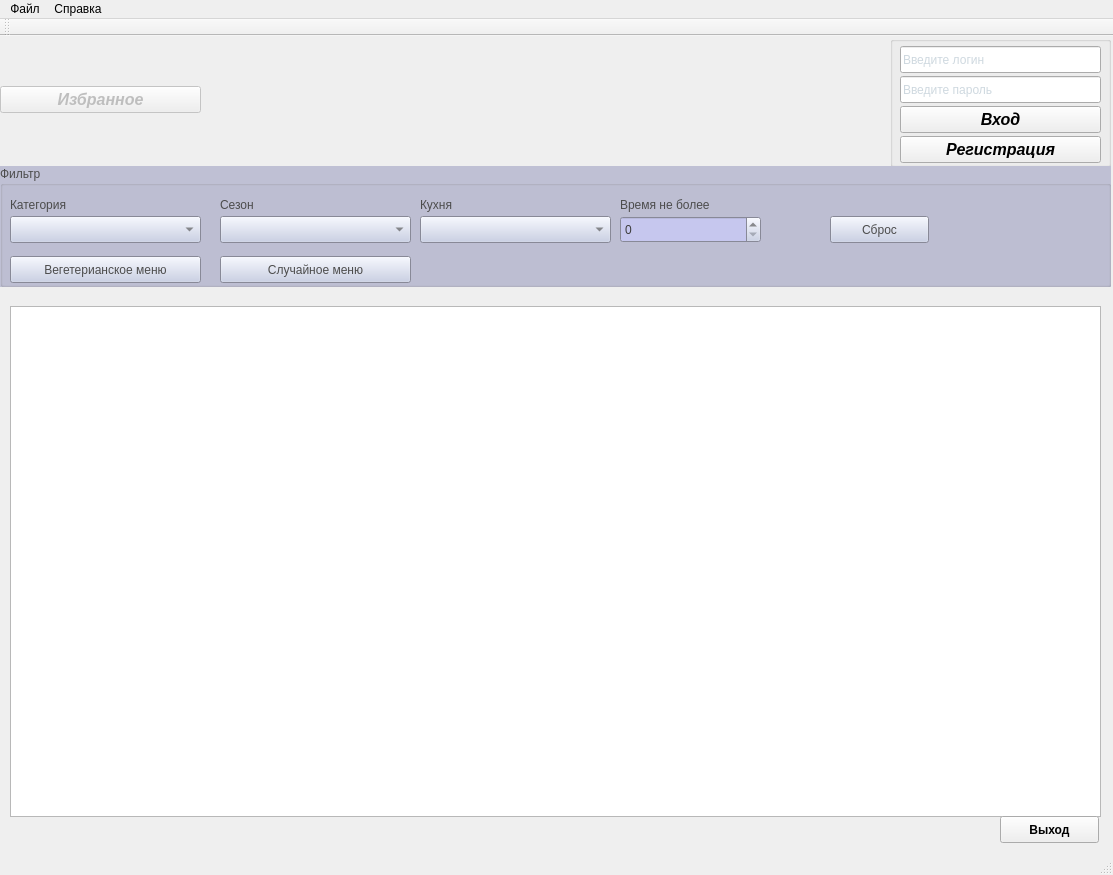
<?xml version="1.0" encoding="UTF-8"?>
<ui version="4.0">
 <class>MainWindow</class>
 <widget class="QMainWindow" name="MainWindow">
  <property name="geometry">
   <rect>
    <x>0</x>
    <y>0</y>
    <width>1113</width>
    <height>875</height>
   </rect>
  </property>
  <property name="windowTitle">
   <string>MainWindow</string>
  </property>
  <widget class="QWidget" name="centralWidget">
   <widget class="QPushButton" name="favorite_pushButton">
    <property name="enabled">
     <bool>false</bool>
    </property>
    <property name="geometry">
     <rect>
      <x>0</x>
      <y>50</y>
      <width>201</width>
      <height>27</height>
     </rect>
    </property>
    <property name="font">
     <font>
      <family>Arial</family>
      <pointsize>12</pointsize>
      <weight>75</weight>
      <italic>true</italic>
      <bold>true</bold>
      <underline>false</underline>
     </font>
    </property>
    <property name="layoutDirection">
     <enum>Qt::LeftToRight</enum>
    </property>
    <property name="text">
     <string>Избранное</string>
    </property>
    <property name="checkable">
     <bool>true</bool>
    </property>
   </widget>
   <widget class="QStackedWidget" name="login_stackedWidget">
    <property name="geometry">
     <rect>
      <x>880</x>
      <y>0</y>
      <width>231</width>
      <height>131</height>
     </rect>
    </property>
    <property name="currentIndex">
     <number>0</number>
    </property>
    <widget class="QWidget" name="page">
     <widget class="QGroupBox" name="groupBox">
      <property name="geometry">
       <rect>
        <x>10</x>
        <y>0</y>
        <width>221</width>
        <height>131</height>
       </rect>
      </property>
      <property name="title">
       <string/>
      </property>
      <widget class="QPushButton" name="login_pushButton">
       <property name="geometry">
        <rect>
         <x>10</x>
         <y>70</y>
         <width>201</width>
         <height>27</height>
        </rect>
       </property>
       <property name="font">
        <font>
         <family>Arial</family>
         <pointsize>12</pointsize>
         <weight>75</weight>
         <italic>true</italic>
         <bold>true</bold>
         <underline>false</underline>
        </font>
       </property>
       <property name="layoutDirection">
        <enum>Qt::LeftToRight</enum>
       </property>
       <property name="text">
        <string>Вход</string>
       </property>
      </widget>
      <widget class="QPushButton" name="register_pushButton">
       <property name="geometry">
        <rect>
         <x>10</x>
         <y>100</y>
         <width>201</width>
         <height>27</height>
        </rect>
       </property>
       <property name="font">
        <font>
         <family>Arial</family>
         <pointsize>12</pointsize>
         <weight>75</weight>
         <italic>true</italic>
         <bold>true</bold>
         <underline>false</underline>
        </font>
       </property>
       <property name="text">
        <string>Регистрация</string>
       </property>
       <property name="flat">
        <bool>false</bool>
       </property>
      </widget>
      <widget class="QLineEdit" name="login_lineEdit">
       <property name="geometry">
        <rect>
         <x>10</x>
         <y>10</y>
         <width>201</width>
         <height>27</height>
        </rect>
       </property>
       <property name="palette">
        <palette>
         <active>
          <colorrole role="Text">
           <brush brushstyle="SolidPattern">
            <color alpha="255">
             <red>157</red>
             <green>178</green>
             <blue>191</blue>
            </color>
           </brush>
          </colorrole>
         </active>
         <inactive>
          <colorrole role="Text">
           <brush brushstyle="SolidPattern">
            <color alpha="255">
             <red>157</red>
             <green>178</green>
             <blue>191</blue>
            </color>
           </brush>
          </colorrole>
         </inactive>
         <disabled>
          <colorrole role="Text">
           <brush brushstyle="SolidPattern">
            <color alpha="255">
             <red>159</red>
             <green>158</green>
             <blue>158</blue>
            </color>
           </brush>
          </colorrole>
         </disabled>
        </palette>
       </property>
       <property name="text">
        <string/>
       </property>
       <property name="placeholderText">
        <string>Введите логин</string>
       </property>
      </widget>
      <widget class="QLineEdit" name="password_lineEdit">
       <property name="geometry">
        <rect>
         <x>10</x>
         <y>40</y>
         <width>201</width>
         <height>27</height>
        </rect>
       </property>
       <property name="palette">
        <palette>
         <active>
          <colorrole role="Text">
           <brush brushstyle="SolidPattern">
            <color alpha="255">
             <red>157</red>
             <green>178</green>
             <blue>191</blue>
            </color>
           </brush>
          </colorrole>
         </active>
         <inactive>
          <colorrole role="Text">
           <brush brushstyle="SolidPattern">
            <color alpha="255">
             <red>157</red>
             <green>178</green>
             <blue>191</blue>
            </color>
           </brush>
          </colorrole>
         </inactive>
         <disabled>
          <colorrole role="Text">
           <brush brushstyle="SolidPattern">
            <color alpha="255">
             <red>159</red>
             <green>158</green>
             <blue>158</blue>
            </color>
           </brush>
          </colorrole>
         </disabled>
        </palette>
       </property>
       <property name="text">
        <string/>
       </property>
       <property name="echoMode">
        <enum>QLineEdit::Password</enum>
       </property>
       <property name="placeholderText">
        <string>Введите пароль</string>
       </property>
      </widget>
     </widget>
    </widget>
    <widget class="QWidget" name="page_2">
     <widget class="QLabel" name="userName_label">
      <property name="geometry">
       <rect>
        <x>80</x>
        <y>30</y>
        <width>101</width>
        <height>17</height>
       </rect>
      </property>
      <property name="text">
       <string>user_name</string>
      </property>
     </widget>
     <widget class="QPushButton" name="logout_pushButton">
      <property name="geometry">
       <rect>
        <x>110</x>
        <y>80</y>
        <width>98</width>
        <height>27</height>
       </rect>
      </property>
      <property name="text">
       <string>Выйти</string>
      </property>
     </widget>
    </widget>
   </widget>
   <widget class="QGroupBox" name="groupBox_2">
    <property name="geometry">
     <rect>
      <x>0</x>
      <y>130</y>
      <width>1111</width>
      <height>121</height>
     </rect>
    </property>
    <property name="palette">
     <palette>
      <active>
       <colorrole role="WindowText">
        <brush brushstyle="SolidPattern">
         <color alpha="255">
          <red>76</red>
          <green>76</green>
          <blue>76</blue>
         </color>
        </brush>
       </colorrole>
       <colorrole role="Button">
        <brush brushstyle="SolidPattern">
         <color alpha="255">
          <red>197</red>
          <green>204</green>
          <blue>229</blue>
         </color>
        </brush>
       </colorrole>
       <colorrole role="Light">
        <brush brushstyle="SolidPattern">
         <color alpha="255">
          <red>62</red>
          <green>188</green>
          <blue>255</blue>
         </color>
        </brush>
       </colorrole>
       <colorrole role="Midlight">
        <brush brushstyle="SolidPattern">
         <color alpha="255">
          <red>170</red>
          <green>255</green>
          <blue>0</blue>
         </color>
        </brush>
       </colorrole>
       <colorrole role="Dark">
        <brush brushstyle="SolidPattern">
         <color alpha="255">
          <red>52</red>
          <green>38</green>
          <blue>202</blue>
         </color>
        </brush>
       </colorrole>
       <colorrole role="Mid">
        <brush brushstyle="SolidPattern">
         <color alpha="255">
          <red>51</red>
          <green>36</green>
          <blue>164</blue>
         </color>
        </brush>
       </colorrole>
       <colorrole role="Text">
        <brush brushstyle="SolidPattern">
         <color alpha="255">
          <red>60</red>
          <green>60</green>
          <blue>60</blue>
         </color>
        </brush>
       </colorrole>
       <colorrole role="BrightText">
        <brush brushstyle="SolidPattern">
         <color alpha="255">
          <red>103</red>
          <green>73</green>
          <blue>255</blue>
         </color>
        </brush>
       </colorrole>
       <colorrole role="ButtonText">
        <brush brushstyle="SolidPattern">
         <color alpha="255">
          <red>76</red>
          <green>76</green>
          <blue>76</blue>
         </color>
        </brush>
       </colorrole>
       <colorrole role="Base">
        <brush brushstyle="SolidPattern">
         <color alpha="255">
          <red>198</red>
          <green>199</green>
          <blue>238</blue>
         </color>
        </brush>
       </colorrole>
       <colorrole role="Window">
        <brush brushstyle="SolidPattern">
         <color alpha="255">
          <red>191</red>
          <green>192</green>
          <blue>212</blue>
         </color>
        </brush>
       </colorrole>
       <colorrole role="Shadow">
        <brush brushstyle="SolidPattern">
         <color alpha="255">
          <red>96</red>
          <green>186</green>
          <blue>48</blue>
         </color>
        </brush>
       </colorrole>
       <colorrole role="AlternateBase">
        <brush brushstyle="SolidPattern">
         <color alpha="255">
          <red>63</red>
          <green>239</green>
          <blue>54</blue>
         </color>
        </brush>
       </colorrole>
      </active>
      <inactive>
       <colorrole role="WindowText">
        <brush brushstyle="SolidPattern">
         <color alpha="255">
          <red>76</red>
          <green>76</green>
          <blue>76</blue>
         </color>
        </brush>
       </colorrole>
       <colorrole role="Button">
        <brush brushstyle="SolidPattern">
         <color alpha="255">
          <red>197</red>
          <green>204</green>
          <blue>229</blue>
         </color>
        </brush>
       </colorrole>
       <colorrole role="Light">
        <brush brushstyle="SolidPattern">
         <color alpha="255">
          <red>62</red>
          <green>188</green>
          <blue>255</blue>
         </color>
        </brush>
       </colorrole>
       <colorrole role="Midlight">
        <brush brushstyle="SolidPattern">
         <color alpha="255">
          <red>170</red>
          <green>255</green>
          <blue>0</blue>
         </color>
        </brush>
       </colorrole>
       <colorrole role="Dark">
        <brush brushstyle="SolidPattern">
         <color alpha="255">
          <red>52</red>
          <green>38</green>
          <blue>202</blue>
         </color>
        </brush>
       </colorrole>
       <colorrole role="Mid">
        <brush brushstyle="SolidPattern">
         <color alpha="255">
          <red>51</red>
          <green>36</green>
          <blue>164</blue>
         </color>
        </brush>
       </colorrole>
       <colorrole role="Text">
        <brush brushstyle="SolidPattern">
         <color alpha="255">
          <red>60</red>
          <green>60</green>
          <blue>60</blue>
         </color>
        </brush>
       </colorrole>
       <colorrole role="BrightText">
        <brush brushstyle="SolidPattern">
         <color alpha="255">
          <red>103</red>
          <green>73</green>
          <blue>255</blue>
         </color>
        </brush>
       </colorrole>
       <colorrole role="ButtonText">
        <brush brushstyle="SolidPattern">
         <color alpha="255">
          <red>76</red>
          <green>76</green>
          <blue>76</blue>
         </color>
        </brush>
       </colorrole>
       <colorrole role="Base">
        <brush brushstyle="SolidPattern">
         <color alpha="255">
          <red>198</red>
          <green>199</green>
          <blue>238</blue>
         </color>
        </brush>
       </colorrole>
       <colorrole role="Window">
        <brush brushstyle="SolidPattern">
         <color alpha="255">
          <red>191</red>
          <green>192</green>
          <blue>212</blue>
         </color>
        </brush>
       </colorrole>
       <colorrole role="Shadow">
        <brush brushstyle="SolidPattern">
         <color alpha="255">
          <red>96</red>
          <green>186</green>
          <blue>48</blue>
         </color>
        </brush>
       </colorrole>
       <colorrole role="AlternateBase">
        <brush brushstyle="SolidPattern">
         <color alpha="255">
          <red>63</red>
          <green>239</green>
          <blue>54</blue>
         </color>
        </brush>
       </colorrole>
      </inactive>
      <disabled>
       <colorrole role="WindowText">
        <brush brushstyle="SolidPattern">
         <color alpha="255">
          <red>52</red>
          <green>38</green>
          <blue>202</blue>
         </color>
        </brush>
       </colorrole>
       <colorrole role="Button">
        <brush brushstyle="SolidPattern">
         <color alpha="255">
          <red>197</red>
          <green>204</green>
          <blue>229</blue>
         </color>
        </brush>
       </colorrole>
       <colorrole role="Light">
        <brush brushstyle="SolidPattern">
         <color alpha="255">
          <red>62</red>
          <green>188</green>
          <blue>255</blue>
         </color>
        </brush>
       </colorrole>
       <colorrole role="Midlight">
        <brush brushstyle="SolidPattern">
         <color alpha="255">
          <red>170</red>
          <green>255</green>
          <blue>0</blue>
         </color>
        </brush>
       </colorrole>
       <colorrole role="Dark">
        <brush brushstyle="SolidPattern">
         <color alpha="255">
          <red>52</red>
          <green>38</green>
          <blue>202</blue>
         </color>
        </brush>
       </colorrole>
       <colorrole role="Mid">
        <brush brushstyle="SolidPattern">
         <color alpha="255">
          <red>51</red>
          <green>36</green>
          <blue>164</blue>
         </color>
        </brush>
       </colorrole>
       <colorrole role="Text">
        <brush brushstyle="SolidPattern">
         <color alpha="255">
          <red>52</red>
          <green>38</green>
          <blue>202</blue>
         </color>
        </brush>
       </colorrole>
       <colorrole role="BrightText">
        <brush brushstyle="SolidPattern">
         <color alpha="255">
          <red>103</red>
          <green>73</green>
          <blue>255</blue>
         </color>
        </brush>
       </colorrole>
       <colorrole role="ButtonText">
        <brush brushstyle="SolidPattern">
         <color alpha="255">
          <red>52</red>
          <green>38</green>
          <blue>202</blue>
         </color>
        </brush>
       </colorrole>
       <colorrole role="Base">
        <brush brushstyle="SolidPattern">
         <color alpha="255">
          <red>191</red>
          <green>192</green>
          <blue>212</blue>
         </color>
        </brush>
       </colorrole>
       <colorrole role="Window">
        <brush brushstyle="SolidPattern">
         <color alpha="255">
          <red>191</red>
          <green>192</green>
          <blue>212</blue>
         </color>
        </brush>
       </colorrole>
       <colorrole role="Shadow">
        <brush brushstyle="SolidPattern">
         <color alpha="255">
          <red>96</red>
          <green>186</green>
          <blue>48</blue>
         </color>
        </brush>
       </colorrole>
       <colorrole role="AlternateBase">
        <brush brushstyle="SolidPattern">
         <color alpha="255">
          <red>63</red>
          <green>239</green>
          <blue>54</blue>
         </color>
        </brush>
       </colorrole>
      </disabled>
     </palette>
    </property>
    <property name="font">
     <font>
      <weight>50</weight>
      <italic>false</italic>
      <bold>false</bold>
     </font>
    </property>
    <property name="autoFillBackground">
     <bool>true</bool>
    </property>
    <property name="title">
     <string>Фильтр</string>
    </property>
    <widget class="QComboBox" name="types_comboBox">
     <property name="geometry">
      <rect>
       <x>10</x>
       <y>50</y>
       <width>191</width>
       <height>27</height>
      </rect>
     </property>
    </widget>
    <widget class="QLabel" name="label_2">
     <property name="geometry">
      <rect>
       <x>10</x>
       <y>30</y>
       <width>141</width>
       <height>17</height>
      </rect>
     </property>
     <property name="text">
      <string>Категория</string>
     </property>
    </widget>
    <widget class="QLabel" name="label_3">
     <property name="geometry">
      <rect>
       <x>220</x>
       <y>30</y>
       <width>151</width>
       <height>17</height>
      </rect>
     </property>
     <property name="text">
      <string>Сезон</string>
     </property>
    </widget>
    <widget class="QComboBox" name="season_comboBox">
     <property name="geometry">
      <rect>
       <x>220</x>
       <y>50</y>
       <width>191</width>
       <height>27</height>
      </rect>
     </property>
    </widget>
    <widget class="QComboBox" name="contry_comboBox">
     <property name="geometry">
      <rect>
       <x>420</x>
       <y>50</y>
       <width>191</width>
       <height>27</height>
      </rect>
     </property>
    </widget>
    <widget class="QLabel" name="label_4">
     <property name="geometry">
      <rect>
       <x>420</x>
       <y>30</y>
       <width>67</width>
       <height>17</height>
      </rect>
     </property>
     <property name="text">
      <string>Кухня</string>
     </property>
    </widget>
    <widget class="QPushButton" name="random_pushButton">
     <property name="geometry">
      <rect>
       <x>220</x>
       <y>90</y>
       <width>191</width>
       <height>27</height>
      </rect>
     </property>
     <property name="text">
      <string>Случайное меню</string>
     </property>
    </widget>
    <widget class="QLabel" name="label_5">
     <property name="geometry">
      <rect>
       <x>620</x>
       <y>30</y>
       <width>121</width>
       <height>17</height>
      </rect>
     </property>
     <property name="text">
      <string>Время не более</string>
     </property>
    </widget>
    <widget class="QPushButton" name="vegetarian_pushButton">
     <property name="geometry">
      <rect>
       <x>10</x>
       <y>90</y>
       <width>191</width>
       <height>27</height>
      </rect>
     </property>
     <property name="text">
      <string>Вегетерианское меню</string>
     </property>
     <property name="checkable">
      <bool>true</bool>
     </property>
    </widget>
    <widget class="QPushButton" name="reset_pushButton">
     <property name="geometry">
      <rect>
       <x>830</x>
       <y>50</y>
       <width>99</width>
       <height>27</height>
      </rect>
     </property>
     <property name="text">
      <string>Сброс</string>
     </property>
    </widget>
    <widget class="QSpinBox" name="spinBox">
     <property name="geometry">
      <rect>
       <x>620</x>
       <y>50</y>
       <width>141</width>
       <height>27</height>
      </rect>
     </property>
    </widget>
   </widget>
   <widget class="QTableView" name="main_tableView">
    <property name="geometry">
     <rect>
      <x>10</x>
      <y>270</y>
      <width>1091</width>
      <height>511</height>
     </rect>
    </property>
   </widget>
   <widget class="QPushButton" name="exit_pushButton">
    <property name="geometry">
     <rect>
      <x>1000</x>
      <y>780</y>
      <width>99</width>
      <height>27</height>
     </rect>
    </property>
    <property name="font">
     <font>
      <weight>75</weight>
      <bold>true</bold>
     </font>
    </property>
    <property name="text">
     <string>Выход</string>
    </property>
   </widget>
   <widget class="QLabel" name="label">
    <property name="geometry">
     <rect>
      <x>310</x>
      <y>10</y>
      <width>351</width>
      <height>111</height>
     </rect>
    </property>
    <property name="text">
     <string/>
    </property>
    <property name="pixmap">
     <pixmap resource="resources.qrc">:/img/logo</pixmap>
    </property>
   </widget>
  </widget>
  <widget class="QMenuBar" name="menuBar">
   <property name="geometry">
    <rect>
     <x>0</x>
     <y>0</y>
     <width>1113</width>
     <height>25</height>
    </rect>
   </property>
   <widget class="QMenu" name="menu">
    <property name="title">
     <string>Файл</string>
    </property>
    <addaction name="random"/>
    <addaction name="vegetarian"/>
    <addaction name="separator"/>
    <addaction name="exit"/>
   </widget>
   <widget class="QMenu" name="menu_2">
    <property name="title">
     <string>Справка</string>
    </property>
    <addaction name="help"/>
    <addaction name="about"/>
   </widget>
   <addaction name="menu"/>
   <addaction name="menu_2"/>
  </widget>
  <widget class="QToolBar" name="mainToolBar">
   <attribute name="toolBarArea">
    <enum>TopToolBarArea</enum>
   </attribute>
   <attribute name="toolBarBreak">
    <bool>false</bool>
   </attribute>
  </widget>
  <widget class="QStatusBar" name="statusBar"/>
  <action name="random">
   <property name="text">
    <string>Случайное меню</string>
   </property>
  </action>
  <action name="vegetarian">
   <property name="checkable">
    <bool>true</bool>
   </property>
   <property name="text">
    <string>Вегетерианское меню</string>
   </property>
  </action>
  <action name="exit">
   <property name="text">
    <string>Выход</string>
   </property>
  </action>
  <action name="about">
   <property name="text">
    <string>О программе</string>
   </property>
  </action>
  <action name="help">
   <property name="text">
    <string>Справка</string>
   </property>
  </action>
 </widget>
 <layoutdefault spacing="6" margin="11"/>
 <resources>
  <include location="resources.qrc"/>
 </resources>
 <connections>
  <connection>
   <sender>exit</sender>
   <signal>triggered()</signal>
   <receiver>MainWindow</receiver>
   <slot>close()</slot>
   <hints>
    <hint type="sourcelabel">
     <x>-1</x>
     <y>-1</y>
    </hint>
    <hint type="destinationlabel">
     <x>556</x>
     <y>437</y>
    </hint>
   </hints>
  </connection>
 </connections>
</ui>
